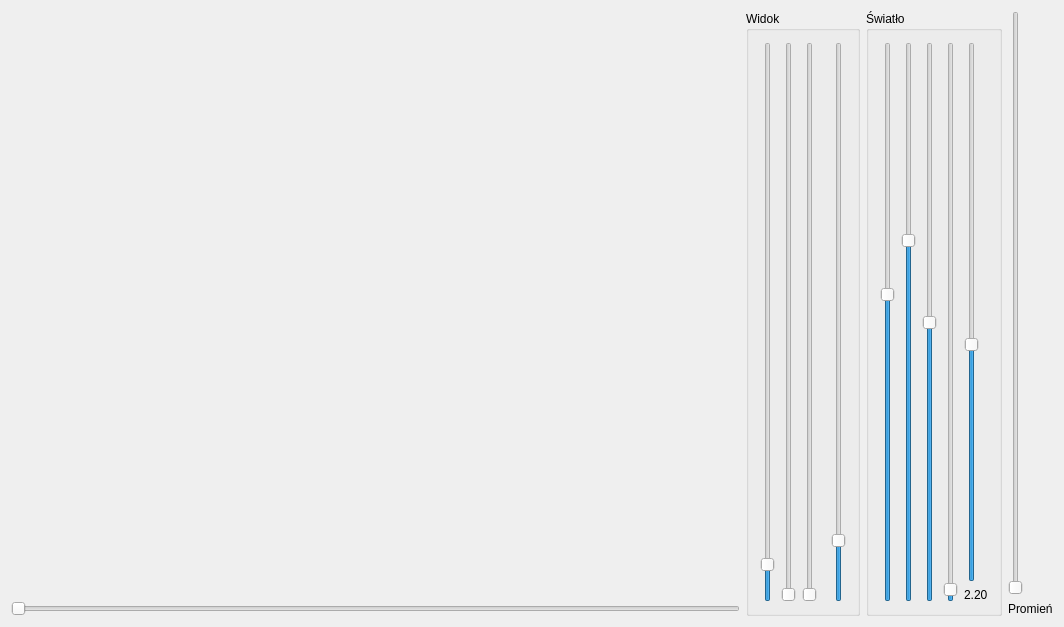
<?xml version="1.0" encoding="UTF-8"?>
<ui version="4.0">
 <class>MainWindow</class>
 <widget class="QMainWindow" name="MainWindow">
  <property name="geometry">
   <rect>
    <x>0</x>
    <y>0</y>
    <width>1064</width>
    <height>627</height>
   </rect>
  </property>
  <property name="windowTitle">
   <string>MainWindow</string>
  </property>
  <widget class="QWidget" name="centralWidget">
   <layout class="QGridLayout" name="gridLayout">
    <item row="0" column="6" rowspan="3">
     <widget class="QGroupBox" name="groupBoxLight">
      <property name="sizePolicy">
       <sizepolicy hsizetype="Maximum" vsizetype="Preferred">
        <horstretch>0</horstretch>
        <verstretch>0</verstretch>
       </sizepolicy>
      </property>
      <property name="title">
       <string>Światło</string>
      </property>
      <layout class="QGridLayout" name="gridLayout_2">
       <item row="0" column="0" rowspan="2">
        <widget class="QSlider" name="verticalSliderLightX">
         <property name="minimum">
          <number>-100</number>
         </property>
         <property name="maximum">
          <number>100</number>
         </property>
         <property name="value">
          <number>10</number>
         </property>
         <property name="orientation">
          <enum>Qt::Vertical</enum>
         </property>
        </widget>
       </item>
       <item row="0" column="1" rowspan="2">
        <widget class="QSlider" name="verticalSliderLightY">
         <property name="minimum">
          <number>-100</number>
         </property>
         <property name="maximum">
          <number>100</number>
         </property>
         <property name="value">
          <number>30</number>
         </property>
         <property name="orientation">
          <enum>Qt::Vertical</enum>
         </property>
        </widget>
       </item>
       <item row="0" column="4">
        <widget class="QSlider" name="verticalSliderGamma">
         <property name="maximum">
          <number>500</number>
         </property>
         <property name="value">
          <number>219</number>
         </property>
         <property name="orientation">
          <enum>Qt::Vertical</enum>
         </property>
        </widget>
       </item>
       <item row="0" column="2" rowspan="2">
        <widget class="QSlider" name="verticalSliderLightZ">
         <property name="minimum">
          <number>-100</number>
         </property>
         <property name="maximum">
          <number>100</number>
         </property>
         <property name="orientation">
          <enum>Qt::Vertical</enum>
         </property>
        </widget>
       </item>
       <item row="1" column="4">
        <widget class="QLabel" name="label_gamma">
         <property name="text">
          <string>2.20</string>
         </property>
        </widget>
       </item>
       <item row="0" column="3" rowspan="2">
        <widget class="QSlider" name="verticalSliderLightB">
         <property name="maximum">
          <number>1000</number>
         </property>
         <property name="value">
          <number>10</number>
         </property>
         <property name="orientation">
          <enum>Qt::Vertical</enum>
         </property>
        </widget>
       </item>
      </layout>
     </widget>
    </item>
    <item row="0" column="5" rowspan="3">
     <widget class="QGroupBox" name="groupBoxView">
      <property name="sizePolicy">
       <sizepolicy hsizetype="Maximum" vsizetype="Preferred">
        <horstretch>0</horstretch>
        <verstretch>0</verstretch>
       </sizepolicy>
      </property>
      <property name="title">
       <string>Widok</string>
      </property>
      <layout class="QHBoxLayout" name="horizontalLayout">
       <item>
        <widget class="QSlider" name="verticalSliderRotX">
         <property name="maximum">
          <number>3600</number>
         </property>
         <property name="value">
          <number>200</number>
         </property>
         <property name="orientation">
          <enum>Qt::Vertical</enum>
         </property>
        </widget>
       </item>
       <item>
        <widget class="QSlider" name="verticalSliderRotZ">
         <property name="maximum">
          <number>3600</number>
         </property>
         <property name="orientation">
          <enum>Qt::Vertical</enum>
         </property>
        </widget>
       </item>
       <item>
        <widget class="QSlider" name="verticalSliderRotY">
         <property name="maximum">
          <number>3600</number>
         </property>
         <property name="orientation">
          <enum>Qt::Vertical</enum>
         </property>
        </widget>
       </item>
       <item>
        <spacer name="horizontalSpacer">
         <property name="orientation">
          <enum>Qt::Horizontal</enum>
         </property>
         <property name="sizeType">
          <enum>QSizePolicy::Fixed</enum>
         </property>
         <property name="sizeHint" stdset="0">
          <size>
           <width>8</width>
           <height>20</height>
          </size>
         </property>
        </spacer>
       </item>
       <item>
        <widget class="QSlider" name="verticalSliderZoom">
         <property name="maximum">
          <number>1000</number>
         </property>
         <property name="value">
          <number>100</number>
         </property>
         <property name="orientation">
          <enum>Qt::Vertical</enum>
         </property>
        </widget>
       </item>
      </layout>
     </widget>
    </item>
    <item row="2" column="7">
     <widget class="QLabel" name="label">
      <property name="text">
       <string>Promień</string>
      </property>
     </widget>
    </item>
    <item row="2" column="0" colspan="3">
     <widget class="QSlider" name="horizontalSlider_Slider">
      <property name="maximum">
       <number>10000</number>
      </property>
      <property name="orientation">
       <enum>Qt::Horizontal</enum>
      </property>
     </widget>
    </item>
    <item row="0" column="7" rowspan="2">
     <widget class="QSlider" name="verticalSliderGaussianRadius">
      <property name="minimum">
       <number>1</number>
      </property>
      <property name="maximum">
       <number>15</number>
      </property>
      <property name="orientation">
       <enum>Qt::Vertical</enum>
      </property>
     </widget>
    </item>
    <item row="0" column="0" rowspan="2" colspan="3">
     <widget class="WidgetOpenGL" name="widgetOpenGL" native="true">
      <property name="minimumSize">
       <size>
        <width>200</width>
        <height>200</height>
       </size>
      </property>
     </widget>
    </item>
   </layout>
  </widget>
 </widget>
 <layoutdefault spacing="6" margin="11"/>
 <customwidgets>
  <customwidget>
   <class>WidgetOpenGL</class>
   <extends>QWidget</extends>
   <header location="global">widgetopengl.h</header>
   <container>1</container>
   <slots>
    <slot>v_transform()</slot>
   </slots>
  </customwidget>
 </customwidgets>
 <resources/>
 <connections/>
</ui>
